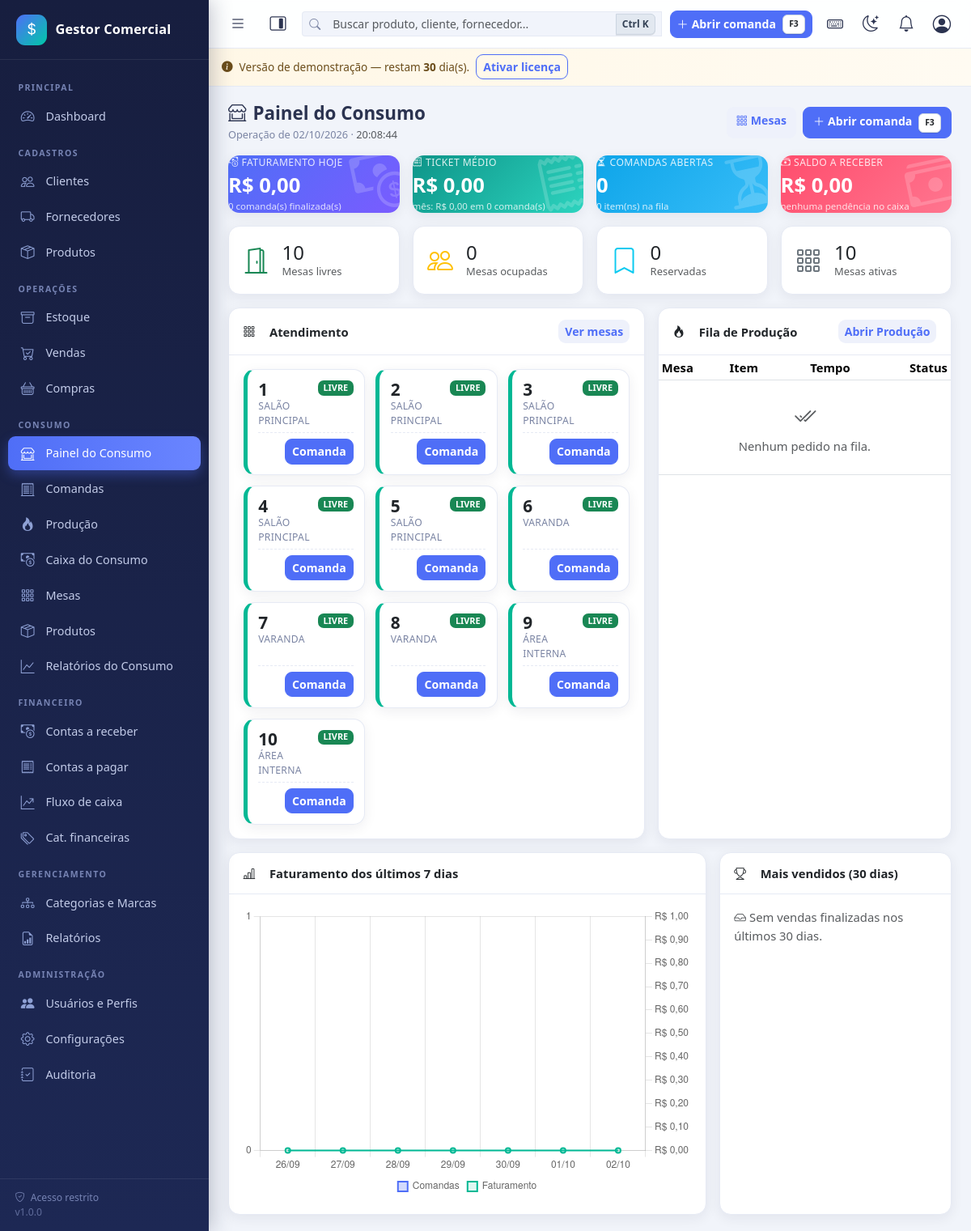
The page /consumo/index.php (signed in) on the database its author committed.
### tables this page shows
CREATE TABLE IF NOT EXISTS `mesas` (
  `id` int(11) NOT NULL AUTO_INCREMENT,
  `numero` smallint(5) unsigned NOT NULL,
  `nome` varchar(40) DEFAULT NULL,
  `capacidade` smallint(5) unsigned NOT NULL DEFAULT 4,
  `status` enum('LIVRE','OCUPADA','RESERVADA') NOT NULL DEFAULT 'LIVRE',
  `ativo` tinyint(1) NOT NULL DEFAULT 1,
  `criado_em` datetime NOT NULL DEFAULT current_timestamp(),
  PRIMARY KEY (`id`),
  UNIQUE KEY `uk_mesas_numero` (`numero`),
  KEY `ix_mesas_status` (`status`, `ativo`)
);

### consumo/index.php (the view, shortened to what the rows shown need)
<?php
require_once __DIR__ . '/../config/config.php';
exigir_login();
$pdo = db();
$producaoAtiva = consumo_producao_ativa();
$mesas = $pdo->query(
    "SELECT m.*, c.id AS comanda_id, c.numero AS comanda, c.total, c.data_abertura, g.nome AS garcom
       FROM mesas m
       LEFT JOIN comandas c ON c.mesa_id = m.id AND c.status = 'ABERTA'
       LEFT JOIN usuarios g ON g.id = c.garcom_id
      WHERE m.ativo = 1
      ORDER BY m.numero"
)->fetchAll();
$porDia = [];
$graficoDias = ['labels' => [], 'qtd' => [], 'total' => []];
for ($i = 6; $i >= 0; $i--) {
    $dia = date('Y-m-d', strtotime('-' . $i . ' days'));
    $graficoDias['labels'][] = date('d/m', strtotime($dia));
    $graficoDias['qtd'][] = (int)($porDia[$dia]['qtd'] ?? 0);
    $graficoDias['total'][] = (float)($porDia[$dia]['total'] ?? 0);
}
include INC . 'header.php';
?>
<div class="page-header">
    <div>
        <h1><i class="bi bi-shop-window me-2"></i>Painel do <?= e(rotulo_consumo()) ?></h1>
    </div>
</div>
<div class="row g-3 mb-3">
    <?php if (tem_permissao('mesas_ver')): ?>
    <div class="col-12 <?= $producaoAtiva ? 'col-xl-7' : 'col-xl-12' ?>">
        <div class="card h-100">
            <div class="card-body-custom">
                <div class="mesa-grid" data-mesa-grid data-intervalo="20">
                    <?php foreach ($mesas as $m): ?>
                    <div class="mesa-card <?= e($m['status']) ?>">
                        <div class="d-flex justify-content-between align-items-start">
                            <div>
                                <div class="mesa-numero"><?= (int)$m['numero'] ?></div>
                                <?php if ($m['nome']): ?>
                                <div class="mesa-nome"><?= e($m['nome']) ?></div>
                                <?php endif; ?>
                            </div>
                            <?= badge_status((string)$m['status']) ?>
                        </div>
                        <div class="mesa-rodape">
                            <span class="valor">
                            </span>
                            <a href="<?= $m['comanda_id']
                                ? url('consumo/comandas/ver.php?id=' . (int)$m['comanda_id'])
                                : url('consumo/comandas/nova.php?mesa_id=' . (int)$m['id']) ?>"
                               class="btn btn-sm <?= $m['comanda_id'] ? 'btn-warning' : 'btn-primary' ?>">
                                <?= $m['comanda_id'] ? 'Abrir' : 'Comanda' ?>
                            </a>
                        </div>
                    </div>
                    <?php endforeach; ?>
                </div>
            </div>
        </div>
    </div>
    <?php endif; ?>
    <?php if ($producaoAtiva): ?>
    <div class="col-12 <?= tem_permissao('mesas_ver') ? 'col-xl-5' : 'col-xl-6' ?>">
        <div class="card h-100">
            <div class="card-body-custom p-0">
                <div class="table-responsive">
                    <table class="table table-sm mb-0">
                        <thead>
                            <tr>
                                <th>Mesa</th>
                                <th>Item</th>
                                <th class="text-center">Tempo</th>
                                <th class="text-end">Status</th>
                            </tr>
                        </thead>
                    </table>
                </div>
            </div>
        </div>
    </div>
    <?php endif; ?>
</div>
<script>
    $(function () {
        const dias = <?= json_encode($graficoDias, JSON_UNESCAPED_UNICODE) ?>;
        const el = document.getElementById('chartDias');
        if (!el || typeof Chart === 'undefined') return;
        new Chart(el, {
            data: {
                labels: dias.labels,
                datasets: [
                    {
                        type: 'bar',
                        label: 'Comandas',
                        data: dias.qtd,
                        backgroundColor: 'rgba(79, 110, 247, .25)',
                        borderColor: '#4f6ef7',
                        borderWidth: 2,
                        borderRadius: 6,
                        yAxisID: 'y'
                    },
                    {
                        type: 'line',
                        label: 'Faturamento',
                        data: dias.total,
                        borderColor: '#00b894',
                        backgroundColor: 'rgba(0, 184, 148, .12)',
                        borderWidth: 2,
                        tension: .35,
                        fill: true,
                        pointRadius: 3,
                        yAxisID: 'y1'
                    }
                ]
            },
            options: {
                responsive: true,
                maintainAspectRatio: false,
                plugins: { legend: { position: 'bottom', labels: { boxWidth: 12 } } },
                scales: {
                    y: { beginAtZero: true, ticks: { precision: 0 } },
                    y1: {
                        beginAtZero: true,
                        position: 'right',
                        grid: { drawOnChartArea: false },
                        ticks: { callback: (v) => APP.fmtMoeda(v) }
                    }
                }
            }
        });
    });
</script>
<?php include INC . 'footer.php'; ?>

### includes/functions.php (shortened to what the rows shown need)
<?php
function e($valor): string
{
    return htmlspecialchars((string)$valor, ENT_QUOTES, 'UTF-8');
}
function url(string $caminho = ''): string
{
    return BASE_URL . '/' . ltrim($caminho, '/');
}
function _config_cache($resetar = false)
{
    static $configs = null;
    if ($resetar) {
        $configs = null;
        return;
    }
    if ($configs === null) {
        $configs = [];
        try {
            foreach (db()->query('SELECT chave, valor FROM configs') as $linha) {
                $configs[$linha['chave']] = $linha['valor'];
            }
        } catch (Throwable $e) {
            erro_banco($e, 'obter_config');
        }
    }
    return $configs;
}
function obter_config(string $chave, $padrao = null)
{
    $configs = _config_cache();
    return array_key_exists($chave, $configs) && $configs[$chave] !== null && $configs[$chave] !== ''
        ? $configs[$chave]
        : $padrao;
}
function badge_status(string $status): string
{
    $classes = [
        'PENDENTE' => 'warning', 'PAGO' => 'success', 'VENCIDO' => 'danger',
        'CANCELADO' => 'secondary', 'CANCELADA' => 'secondary', 'PARCIAL' => 'info',
        'FINALIZADA' => 'success', 'ORCAMENTO' => 'info',
        'FISICA' => 'primary', 'JURIDICA' => 'secondary',
        'ABERTA' => 'primary', 'FECHADA' => 'success',
        'LIVRE' => 'success', 'OCUPADA' => 'warning', 'RESERVADA' => 'info',
        'PREPARANDO' => 'info', 'PRONTO' => 'success', 'ENTREGUE' => 'secondary',
    ];
    $cls = $classes[$status] ?? 'secondary';
    return '<span class="badge bg-' . $cls . ' text-uppercase">' . e($status) . '</span>';
}

### rows shown on the page
mesas: numero "1", nome "SALÃO PRINCIPAL", status "LIVRE"
mesas: numero "2", nome "SALÃO PRINCIPAL", status "LIVRE"
mesas: numero "3", nome "SALÃO PRINCIPAL", status "LIVRE"
mesas: numero "4", nome "SALÃO PRINCIPAL", status "LIVRE"
mesas: numero "5", nome "SALÃO PRINCIPAL", status "LIVRE"
mesas: numero "6", nome "VARANDA", status "LIVRE"
mesas: numero "7", nome "VARANDA", status "LIVRE"
mesas: numero "8", nome "VARANDA", status "LIVRE"
mesas: numero "9", nome "ÁREA INTERNA", status "LIVRE"
mesas: numero "10", nome "ÁREA INTERNA", status "LIVRE"

### other values the page prints
$nomeEmpresa "Gestor Comercial"
$rotulo "Clientes"
$rotulo "Fornecedores"
$rotulo "Produtos"
$rotulo "Estoque"
$rotulo "Vendas"
$rotulo "Compras"
rotulo_consumo() "CONSUMO"
$rotulo "Painel do Consumo Comandas Produção Caixa do Consumo Mesas Produtos Relatórios do Consumo"
$rotulo "Contas a receber"
$rotulo "Contas a pagar"
$rotulo "Fluxo de caixa"
$rotulo "Cat. financeiras"
$rotulo "Usuários e Perfis"
licenca_dias_restantes() "30"
